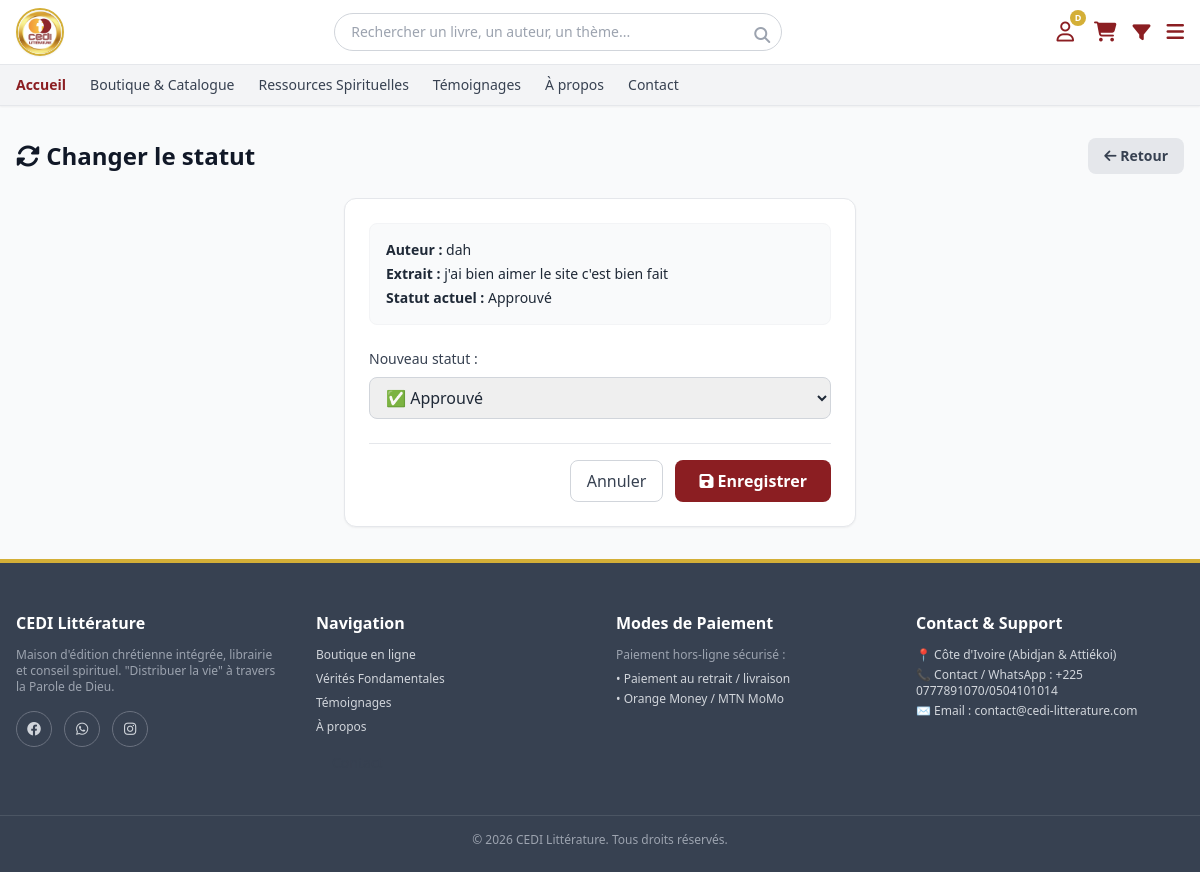
Page /admin_temoignages/statut/1/ (signed in) on the earlier database version.
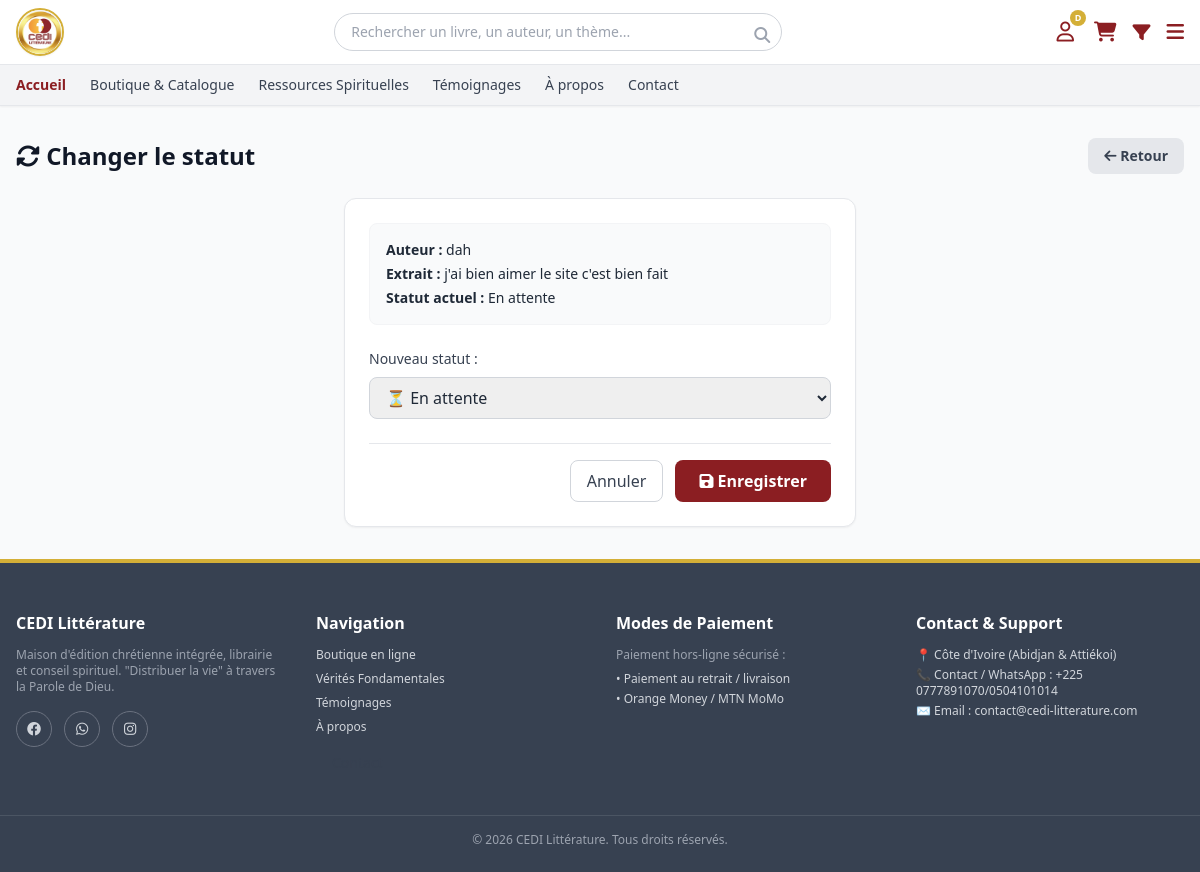
Same page on the later database version.
### appcedi/models.py (models this page shows, shortened)
class Temoignage(models.Model):
    STATUT_CHOICES = [
        ('en_attente', 'En attente'),
        ('approuve', 'Approuvé'),
        ('rejete', 'Rejeté'),
    ]
    utilisateur = models.ForeignKey(User, on_delete=models.CASCADE, related_name='temoignages')
    contenu = models.TextField(verbose_name="Témoignage")
    statut = models.CharField(max_length=20, choices=STATUT_CHOICES, default='en_attente')
    date_creation = models.DateTimeField(auto_now_add=True)
    class Meta:
        verbose_name = "Témoignage"
        verbose_name_plural = "Témoignages"
        ordering = ['-date_creation']

### appcedi/views.py (the view, shortened to what this page needs)
# urls.py: path('admin_temoignages/statut/<int:pk>/', views.changer_statut_temoignage, name='changer_statut_temoignage'),
@login_required
@user_passes_test(est_conseiller)
def changer_statut_temoignage(request, pk):
    temoignage = get_object_or_404(Temoignage, pk=pk)
    return render(request, 'appcedi/admin/changer_statut_temoignage.html', {'temoignage': temoignage})

### appcedi/context_processors.py (called while the page is built, shortened)
def panier_context(request):
    panier = None
    nombre_articles = 0
    souhaits_ids = []
    if request.user.is_authenticated:
        try:
            panier = Panier.objects.get(utilisateur=request.user)
        except Panier.DoesNotExist:
            pass
        souhaits_ids = list(ListeSouhaits.objects.filter(utilisateur=request.user).values_list('produit_id', flat=True))
    if panier:
        nombre_articles = sum(article.quantite for article in panier.articles.all())
    return {
        'nombre_articles_panier': nombre_articles,
        'categories_menu': Categorie.objects.all(),
        'souhaits_ids': souhaits_ids, # 👈 Ajouté ici
    }

### appcedi/views.py (called while the page is built)
def est_admin(user):
    return user.is_superuser or (hasattr(user, 'profil') and user.profil.role == 'admin')

def est_conseiller(user):
    return est_admin(user) or (hasattr(user, 'profil') and user.profil.role == 'conseiller')

### templates/appcedi/admin/changer_statut_temoignage.html (shortened to what this page needs)
{% extends 'appcedi/admin/base_admin.html' %}
{% block admin_title %}<i class="fa-solid fa-rotate"></i> Changer le statut{% endblock %}
{% block admin_actions %}
<a href="{% url 'liste_temoignages' %}" class="bg-gray-200 text-gray-700 px-4 py-2 rounded-lg hover:bg-gray-300 transition text-sm font-bold">
    <i class="fa-solid fa-arrow-left"></i> Retour
</a>
{% endblock %}
{% block admin_content %}
<div class="bg-white rounded-xl shadow-sm border border-gray-200 p-6 max-w-lg mx-auto">
    <div class="mb-6 p-4 bg-gray-50 rounded-lg border border-gray-100">
        <p class="text-sm mb-1"><strong>Auteur :</strong> {{ temoignage.utilisateur.username }}</p>
        <p class="text-sm mb-1"><strong>Extrait :</strong> {{ temoignage.contenu|truncatechars:80 }}</p>
        <p class="text-sm"><strong>Statut actuel :</strong> {{ temoignage.get_statut_display }}</p>
    </div>
    <form method="post">
        <label class="block text-sm font-medium text-gray-700 mb-2">Nouveau statut :</label>
        <select name="statut" class="w-full border border-gray-300 rounded-lg px-3 py-2 mb-6 focus:outline-none focus:border-cediRed">
            <option value="en_attente" {% if temoignage.statut == 'en_attente' %}selected{% endif %}>⏳ En attente</option>
            <option value="approuve" {% if temoignage.statut == 'approuve' %}selected{% endif %}>✅ Approuvé</option>
        </select>
        <div class="flex justify-end gap-3 pt-4 border-t">
            <a href="{% url 'liste_temoignages' %}" class="px-4 py-2 border border-gray-300 rounded-lg text-gray-700 hover:bg-gray-50 transition">Annuler</a>
            <button type="submit" class="bg-cediRed text-white px-6 py-2 rounded-lg hover:bg-cediRedDark transition font-bold">
                <i class="fa-solid fa-save"></i> Enregistrer
            </button>
        </div>
    </form>
</div>
{% endblock %}

Differences in the rows shown:
changed Temoignage "j'ai bien aimer le site c'est bien fait": statut "Approuvé" → "En attente"; statut "✅ Approuvé" → "⏳ En attente"
